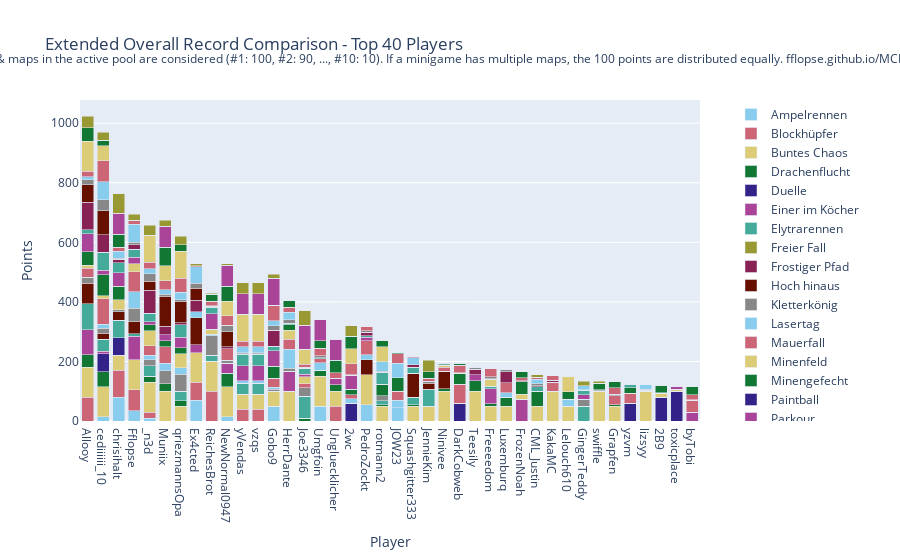

Notebook code for this chart:
### Code cell
import plotly.graph_objects as go

# Sum all columns to get the total score
outDf['Total'] = outDf.sum(axis=1)

# Sort by total score and fill N/A values with 0
outDf = outDf.sort_values(by='Total', ascending=False).fillna(0)

# Crop to top 10 players
cropDf = outDf.head(40).copy()

# Drop the 'Total' column for plotting
cropDf = cropDf.drop(columns=['Total'])

# Create a color palette
color_palette = px.colors.qualitative.Safe

# Create the stacked bar plot
fig = go.Figure()

cropDf = remove_duplicate_columns(cropDf)

for column in cropDf.columns.difference(['Player']):
    fig.add_trace(go.Bar(
        x=cropDf.index,
        y=cropDf[column],
        name=column,
        marker_color=color_palette[len(fig.data) % len(color_palette)]
    ))

# Update layout
fig.update_layout(
    barmode='stack',
    title='Extended Overall Record Comparison - Top 40 Players',
    xaxis=dict(title='Player'),
    yaxis=dict(title='Points'),
    #height=800,
    #width=1000,
    legend=dict(
        x=1.05,
        y=0.5,
        traceorder='normal',
        font=dict(size=12),
        bgcolor='rgba(255, 255, 255, 0)',
        bordercolor='rgba(0, 0, 0, 0)'
    ),
    margin=dict(r=200),  # Adjust right margin to make room for the legend
    annotations=[
        dict(
            x=0.5,
            y=1.1635,
            xref='paper',
            yref='paper',
            text='Max 100 points per minigame. Records #1 through #10 of games & maps in the active pool are considered (#1: 100, #2: 90, ..., #10: 10). If a minigame has multiple maps, the 100 points are distributed equally. fflopse.github.io/MCP-Records/data-analysis/global-ranking.ipynb',
            showarrow=False,
            font=dict(size=12),
            xanchor='center'
        )
    ]
)

fig.show()

# save the plot as an html file

fig.write_html('out/ext_overall_record_comparison.html')

### Figure 1 — Plotly figure (JSON) as saved in the notebook; plotly's stock layout.template omitted (floating-point values rounded to 4 significant figures)
{"data": [{"marker": {"color": "rgb(136, 204, 238)"}, "name": "Ampelrennen", "type": "bar", "x": ["Allooy", "cediiiiii_10", "chrisihalt", "Fflopse", "_n3d", "Muniix", "qriezmannsOpa", "Ex4cted", "ReichesBrot", "NewNormal0947", "yVendas", "vzqs", "Gobo9", "HerrDante", "Joe3346", "Umgfoin", "Ungluecklicher", "2wc", "PedroZockt", "rotmann2", "JOW23", "Squashgitter333", "JennieKim", "Ninivee", "DarkCobweb", "Teesily", "Freeeedom", "Luxemburq", "FrozenNoah", "CML_Justin", "KakaMC", "Lelouch610", "GingerTeddy", "swiffle", "Grapfen", "yzvm", "lizsyy", "2B9", "toxicplace", "byTobi"], "y": [0.0, 15.0, 80.0, 35.0, 10.0, 0.0, 0.0, 70.0, 0.0, 15.0, 0.0, 0.0, 50.0, 0.0, 0.0, 50.0, 0.0, 0.0, 55.0, 0.0, 45.0, 0.0, 0.0, 0.0, 0.0, 0.0, 0.0, 0.0, 0.0, 0.0, 0.0, 0.0, 0.0, 0.0, 0.0, 0.0, 0.0, 0.0, 0.0, 0.0]}, {"marker": {"color": "rgb(204, 102, 119)"}, "name": "Blockhüpfer", "type": "bar", "x": ["Allooy", "cediiiiii_10", "chrisihalt", "Fflopse", "_n3d", "Muniix", "qriezmannsOpa", "Ex4cted", "ReichesBrot", "NewNormal0947", "yVendas", "vzqs", "Gobo9", "HerrDante", "Joe3346", "Umgfoin", "Ungluecklicher", "2wc", "PedroZockt", "rotmann2", "JOW23", "Squashgitter333", "JennieKim", "Ninivee", "DarkCobweb", "Teesily", "Freeeedom", "Luxemburq", "FrozenNoah", "CML_Justin", "KakaMC", "Lelouch610", "GingerTeddy", "swiffle", "Grapfen", "yzvm", "lizsyy", "2B9", "toxicplace", "byTobi"], "y": [80.0, 0.0, 90.0, 70.0, 20.0, 0.0, 0.0, 60.0, 100.0, 0.0, 40.0, 40.0, 0.0, 0.0, 0.0, 0.0, 50.0, 0.0, 0.0, 0.0, 0.0, 0.0, 0.0, 0.0, 0.0, 0.0, 0.0, 0.0, 0.0, 0.0, 0.0, 0.0, 0.0, 0.0, 0.0, 0.0, 0.0, 0.0, 0.0, 0.0]}, {"marker": {"color": "rgb(221, 204, 119)"}, "name": "Buntes Chaos", "type": "bar", "x": ["Allooy", "cediiiiii_10", "chrisihalt", "Fflopse", "_n3d", "Muniix", "qriezmannsOpa", "Ex4cted", "ReichesBrot", "NewNormal0947", "yVendas", "vzqs", "Gobo9", "HerrDante", "Joe3346", "Umgfoin", "Ungluecklicher", "2wc", "PedroZockt", "rotmann2", "JOW23", "Squashgitter333", "JennieKim", "Ninivee", "DarkCobweb", "Teesily", "Freeeedom", "Luxemburq", "FrozenNoah", "CML_Justin", "KakaMC", "Lelouch610", "GingerTeddy", "swiffle", "Grapfen", "yzvm", "lizsyy", "2B9", "toxicplace", "byTobi"], "y": [100.0, 100.0, 50.0, 100.0, 100.0, 100.0, 50.0, 100.0, 100.0, 100.0, 50.0, 50.0, 50.0, 100.0, 0.0, 100.0, 50.0, 0.0, 100.0, 50.0, 0.0, 50.0, 50.0, 100.0, 0.0, 100.0, 50.0, 50.0, 0.0, 50.0, 100.0, 50.0, 0.0, 100.0, 50.0, 0.0, 100.0, 0.0, 0.0, 0.0]}, {"marker": {"color": "rgb(17, 119, 51)"}, "name": "Drachenflucht", "type": "bar", "x": ["Allooy", "cediiiiii_10", "chrisihalt", "Fflopse", "_n3d", "Muniix", "qriezmannsOpa", "Ex4cted", "ReichesBrot", "NewNormal0947", "yVendas", "vzqs", "Gobo9", "HerrDante", "Joe3346", "Umgfoin", "Ungluecklicher", "2wc", "PedroZockt", "rotmann2", "JOW23", "Squashgitter333", "JennieKim", "Ninivee", "DarkCobweb", "Teesily", "Freeeedom", "Luxemburq", "FrozenNoah", "CML_Justin", "KakaMC", "Lelouch610", "GingerTeddy", "swiffle", "Grapfen", "yzvm", "lizsyy", "2B9", "toxicplace", "byTobi"], "y": [42.5, 50.0, 0.0, 0.0, 20.0, 25.0, 17.5, 0.0, 0.0, 45.0, 0.0, 0.0, 0.0, 0.0, 10.0, 20.0, 22.5, 0.0, 0.0, 5.0, 0.0, 5.0, 0.0, 7.5, 0.0, 35.0, 7.5, 30.0, 0.0, 50.0, 0.0, 0.0, 0.0, 0.0, 5.0, 0.0, 0.0, 0.0, 0.0, 0.0]}, {"marker": {"color": "rgb(51, 34, 136)"}, "name": "Duelle", "type": "bar", "x": ["Allooy", "cediiiiii_10", "chrisihalt", "Fflopse", "_n3d", "Muniix", "qriezmannsOpa", "Ex4cted", "ReichesBrot", "NewNormal0947", "yVendas", "vzqs", "Gobo9", "HerrDante", "Joe3346", "Umgfoin", "Ungluecklicher", "2wc", "PedroZockt", "rotmann2", "JOW23", "Squashgitter333", "JennieKim", "Ninivee", "DarkCobweb", "Teesily", "Freeeedom", "Luxemburq", "FrozenNoah", "CML_Justin", "KakaMC", "Lelouch610", "GingerTeddy", "swiffle", "Grapfen", "yzvm", "lizsyy", "2B9", "toxicplace", "byTobi"], "y": [0.0, 60.0, 60.0, 0.0, 0.0, 0.0, 0.0, 0.0, 0.0, 0.0, 0.0, 0.0, 0.0, 0.0, 0.0, 0.0, 0.0, 60.0, 0.0, 0.0, 0.0, 0.0, 0.0, 0.0, 60.0, 0.0, 0.0, 0.0, 0.0, 0.0, 0.0, 0.0, 0.0, 0.0, 0.0, 60.0, 0.0, 80.0, 100.0, 0.0]}, {"marker": {"color": "rgb(170, 68, 153)"}, "name": "Einer im Köcher", "type": "bar", "x": ["Allooy", "cediiiiii_10", "chrisihalt", "Fflopse", "_n3d", "Muniix", "qriezmannsOpa", "Ex4cted", "ReichesBrot", "NewNormal0947", "yVendas", "vzqs", "Gobo9", "HerrDante", "Joe3346", "Umgfoin", "Ungluecklicher", "2wc", "PedroZockt", "rotmann2", "JOW23", "Squashgitter333", "JennieKim", "Ninivee", "DarkCobweb", "Teesily", "Freeeedom", "Luxemburq", "FrozenNoah", "CML_Justin", "KakaMC", "Lelouch610", "GingerTeddy", "swiffle", "Grapfen", "yzvm", "lizsyy", "2B9", "toxicplace", "byTobi"], "y": [83.33, 10.0, 0.0, 80.0, 0.0, 0.0, 0.0, 26.67, 0.0, 33.33, 0.0, 0.0, 0.0, 66.67, 0.0, 0.0, 20.0, 0.0, 0.0, 0.0, 0.0, 0.0, 0.0, 0.0, 0.0, 20.0, 50.0, 0.0, 73.33, 0.0, 0.0, 0.0, 0.0, 0.0, 0.0, 0.0, 0.0, 0.0, 0.0, 30.0]}, {"marker": {"color": "rgb(68, 170, 153)"}, "name": "Elytrarennen", "type": "bar", "x": ["Allooy", "cediiiiii_10", "chrisihalt", "Fflopse", "_n3d", "Muniix", "qriezmannsOpa", "Ex4cted", "ReichesBrot", "NewNormal0947", "yVendas", "vzqs", "Gobo9", "HerrDante", "Joe3346", "Umgfoin", "Ungluecklicher", "2wc", "PedroZockt", "rotmann2", "JOW23", "Squashgitter333", "JennieKim", "Ninivee", "DarkCobweb", "Teesily", "Freeeedom", "Luxemburq", "FrozenNoah", "CML_Justin", "KakaMC", "Lelouch610", "GingerTeddy", "swiffle", "Grapfen", "yzvm", "lizsyy", "2B9", "toxicplace", "byTobi"], "y": [87.5, 40.0, 57.5, 7.5, 35.0, 0.0, 32.5, 0.0, 20.0, 0.0, 37.5, 37.5, 0.0, 0.0, 72.5, 0.0, 0.0, 0.0, 0.0, 12.5, 0.0, 25.0, 0.0, 0.0, 0.0, 0.0, 10.0, 0.0, 0.0, 15.0, 0.0, 0.0, 50.0, 0.0, 0.0, 0.0, 0.0, 0.0, 0.0, 0.0]}, {"marker": {"color": "rgb(153, 153, 51)"}, "name": "Freier Fall", "type": "bar", "x": ["Allooy", "cediiiiii_10", "chrisihalt", "Fflopse", "_n3d", "Muniix", "qriezmannsOpa", "Ex4cted", "ReichesBrot", "NewNormal0947", "yVendas", "vzqs", "Gobo9", "HerrDante", "Joe3346", "Umgfoin", "Ungluecklicher", "2wc", "PedroZockt", "rotmann2", "JOW23", "Squashgitter333", "JennieKim", "Ninivee", "DarkCobweb", "Teesily", "Freeeedom", "Luxemburq", "FrozenNoah", "CML_Justin", "KakaMC", "Lelouch610", "GingerTeddy", "swiffle", "Grapfen", "yzvm", "lizsyy", "2B9", "toxicplace", "byTobi"], "y": [0.0, 0.0, 0.0, 0.0, 0.0, 0.0, 0.0, 0.0, 0.0, 0.0, 0.0, 0.0, 0.0, 0.0, 0.0, 0.0, 0.0, 0.0, 0.0, 0.0, 0.0, 0.0, 0.0, 0.0, 0.0, 0.0, 0.0, 0.0, 0.0, 0.0, 0.0, 0.0, 0.0, 0.0, 0.0, 0.0, 0.0, 0.0, 0.0, 0.0]}, {"marker": {"color": "rgb(136, 34, 85)"}, "name": "Frostiger Pfad", "type": "bar", "x": ["Allooy", "cediiiiii_10", "chrisihalt", "Fflopse", "_n3d", "Muniix", "qriezmannsOpa", "Ex4cted", "ReichesBrot", "NewNormal0947", "yVendas", "vzqs", "Gobo9", "HerrDante", "Joe3346", "Umgfoin", "Ungluecklicher", "2wc", "PedroZockt", "rotmann2", "JOW23", "Squashgitter333", "JennieKim", "Ninivee", "DarkCobweb", "Teesily", "Freeeedom", "Luxemburq", "FrozenNoah", "CML_Justin", "KakaMC", "Lelouch610", "GingerTeddy", "swiffle", "Grapfen", "yzvm", "lizsyy", "2B9", "toxicplace", "byTobi"], "y": [0.0, 0.0, 0.0, 0.0, 0.0, 0.0, 0.0, 0.0, 0.0, 0.0, 0.0, 0.0, 0.0, 0.0, 0.0, 0.0, 0.0, 0.0, 0.0, 0.0, 0.0, 0.0, 0.0, 0.0, 0.0, 0.0, 0.0, 0.0, 0.0, 0.0, 0.0, 0.0, 0.0, 0.0, 0.0, 0.0, 0.0, 0.0, 0.0, 0.0]}, {"marker": {"color": "rgb(102, 17, 0)"}, "name": "Hoch hinaus", "type": "bar", "x": ["Allooy", "cediiiiii_10", "chrisihalt", "Fflopse", "_n3d", "Muniix", "qriezmannsOpa", "Ex4cted", "ReichesBrot", "NewNormal0947", "yVendas", "vzqs", "Gobo9", "HerrDante", "Joe3346", "Umgfoin", "Ungluecklicher", "2wc", "PedroZockt", "rotmann2", "JOW23", "Squashgitter333", "JennieKim", "Ninivee", "DarkCobweb", "Teesily", "Freeeedom", "Luxemburq", "FrozenNoah", "CML_Justin", "KakaMC", "Lelouch610", "GingerTeddy", "swiffle", "Grapfen", "yzvm", "lizsyy", "2B9", "toxicplace", "byTobi"], "y": [70.0, 20.0, 30.0, 40.0, 0.0, 0.0, 0.0, 90.0, 0.0, 0.0, 0.0, 0.0, 0.0, 0.0, 0.0, 0.0, 0.0, 0.0, 50.0, 0.0, 0.0, 80.0, 0.0, 60.0, 0.0, 0.0, 0.0, 0.0, 0.0, 0.0, 0.0, 0.0, 0.0, 0.0, 0.0, 0.0, 0.0, 0.0, 0.0, 0.0]}, {"marker": {"color": "rgb(136, 136, 136)"}, "name": "Kletterkönig", "type": "bar", "x": ["Allooy", "cediiiiii_10", "chrisihalt", "Fflopse", "_n3d", "Muniix", "qriezmannsOpa", "Ex4cted", "ReichesBrot", "NewNormal0947", "yVendas", "vzqs", "Gobo9", "HerrDante", "Joe3346", "Umgfoin", "Ungluecklicher", "2wc", "PedroZockt", "rotmann2", "JOW23", "Squashgitter333", "JennieKim", "Ninivee", "DarkCobweb", "Teesily", "Freeeedom", "Luxemburq", "FrozenNoah", "CML_Justin", "KakaMC", "Lelouch610", "GingerTeddy", "swiffle", "Grapfen", "yzvm", "lizsyy", "2B9", "toxicplace", "byTobi"], "y": [20.0, 16.67, 6.667, 46.67, 20.0, 43.33, 56.67, 0.0, 66.67, 10.0, 0.0, 0.0, 6.667, 10.0, 30.0, 0.0, 0.0, 0.0, 0.0, 16.67, 0.0, 0.0, 0.0, 0.0, 0.0, 0.0, 0.0, 0.0, 0.0, 0.0, 0.0, 0.0, 23.33, 0.0, 0.0, 0.0, 0.0, 0.0, 0.0, 0.0]}, {"marker": {"color": "rgb(136, 204, 238)"}, "name": "Lasertag", "type": "bar", "x": ["Allooy", "cediiiiii_10", "chrisihalt", "Fflopse", "_n3d", "Muniix", "qriezmannsOpa", "Ex4cted", "ReichesBrot", "NewNormal0947", "yVendas", "vzqs", "Gobo9", "HerrDante", "Joe3346", "Umgfoin", "Ungluecklicher", "2wc", "PedroZockt", "rotmann2", "JOW23", "Squashgitter333", "JennieKim", "Ninivee", "DarkCobweb", "Teesily", "Freeeedom", "Luxemburq", "FrozenNoah", "CML_Justin", "KakaMC", "Lelouch610", "GingerTeddy", "swiffle", "Grapfen", "yzvm", "lizsyy", "2B9", "toxicplace", "byTobi"], "y": [0.0, 12.5, 0.0, 55.0, 15.0, 25.0, 22.5, 20.0, 5.0, 0.0, 7.5, 7.5, 7.5, 65.0, 0.0, 25.0, 0.0, 15.0, 17.5, 0.0, 25.0, 0.0, 0.0, 0.0, 0.0, 0.0, 0.0, 15.0, 0.0, 0.0, 0.0, 22.5, 0.0, 0.0, 0.0, 0.0, 0.0, 0.0, 0.0, 0.0]}, {"marker": {"color": "rgb(204, 102, 119)"}, "name": "Mauerfall", "type": "bar", "x": ["Allooy", "cediiiiii_10", "chrisihalt", "Fflopse", "_n3d", "Muniix", "qriezmannsOpa", "Ex4cted", "ReichesBrot", "NewNormal0947", "yVendas", "vzqs", "Gobo9", "HerrDante", "Joe3346", "Umgfoin", "Ungluecklicher", "2wc", "PedroZockt", "rotmann2", "JOW23", "Squashgitter333", "JennieKim", "Ninivee", "DarkCobweb", "Teesily", "Freeeedom", "Luxemburq", "FrozenNoah", "CML_Justin", "KakaMC", "Lelouch610", "GingerTeddy", "swiffle", "Grapfen", "yzvm", "lizsyy", "2B9", "toxicplace", "byTobi"], "y": [30.0, 86.67, 0.0, 66.67, 33.33, 56.67, 0.0, 0.0, 0.0, 40.0, 0.0, 0.0, 30.0, 33.33, 13.33, 13.33, 0.0, 13.33, 46.67, 0.0, 30.0, 0.0, 0.0, 13.33, 63.33, 0.0, 0.0, 33.33, 0.0, 0.0, 30.0, 0.0, 0.0, 0.0, 30.0, 33.33, 0.0, 0.0, 0.0, 40.0]}, {"marker": {"color": "rgb(221, 204, 119)"}, "name": "Minenfeld", "type": "bar", "x": ["Allooy", "cediiiiii_10", "chrisihalt", "Fflopse", "_n3d", "Muniix", "qriezmannsOpa", "Ex4cted", "ReichesBrot", "NewNormal0947", "yVendas", "vzqs", "Gobo9", "HerrDante", "Joe3346", "Umgfoin", "Ungluecklicher", "2wc", "PedroZockt", "rotmann2", "JOW23", "Squashgitter333", "JennieKim", "Ninivee", "DarkCobweb", "Teesily", "Freeeedom", "Luxemburq", "FrozenNoah", "CML_Justin", "KakaMC", "Lelouch610", "GingerTeddy", "swiffle", "Grapfen", "yzvm", "lizsyy", "2B9", "toxicplace", "byTobi"], "y": [10.0, 10.0, 33.33, 26.67, 50.0, 0.0, 46.67, 0.0, 16.67, 0.0, 0.0, 0.0, 0.0, 30.0, 23.33, 0.0, 0.0, 0.0, 0.0, 0.0, 0.0, 0.0, 0.0, 6.667, 0.0, 0.0, 23.33, 0.0, 16.67, 0.0, 0.0, 0.0, 0.0, 0.0, 0.0, 0.0, 0.0, 13.33, 6.667, 0.0]}, {"marker": {"color": "rgb(17, 119, 51)"}, "name": "Minengefecht", "type": "bar", "x": ["Allooy", "cediiiiii_10", "chrisihalt", "Fflopse", "_n3d", "Muniix", "qriezmannsOpa", "Ex4cted", "ReichesBrot", "NewNormal0947", "yVendas", "vzqs", "Gobo9", "HerrDante", "Joe3346", "Umgfoin", "Ungluecklicher", "2wc", "PedroZockt", "rotmann2", "JOW23", "Squashgitter333", "JennieKim", "Ninivee", "DarkCobweb", "Teesily", "Freeeedom", "Luxemburq", "FrozenNoah", "CML_Justin", "KakaMC", "Lelouch610", "GingerTeddy", "swiffle", "Grapfen", "yzvm", "lizsyy", "2B9", "toxicplace", "byTobi"], "y": [45.0, 70.0, 45.0, 0.0, 20.0, 20.0, 20.0, 0.0, 0.0, 0.0, 0.0, 0.0, 40.0, 17.5, 0.0, 0.0, 0.0, 17.5, 0.0, 40.0, 45.0, 0.0, 0.0, 0.0, 37.5, 0.0, 0.0, 0.0, 42.5, 0.0, 0.0, 25.0, 0.0, 0.0, 0.0, 17.5, 0.0, 0.0, 0.0, 0.0]}, {"marker": {"color": "rgb(51, 34, 136)"}, "name": "Paintball", "type": "bar", "x": ["Allooy", "cediiiiii_10", "chrisihalt", "Fflopse", "_n3d", "Muniix", "qriezmannsOpa", "Ex4cted", "ReichesBrot", "NewNormal0947", "yVendas", "vzqs", "Gobo9", "HerrDante", "Joe3346", "Umgfoin", "Ungluecklicher", "2wc", "PedroZockt", "rotmann2", "JOW23", "Squashgitter333", "JennieKim", "Ninivee", "DarkCobweb", "Teesily", "Freeeedom", "Luxemburq", "FrozenNoah", "CML_Justin", "KakaMC", "Lelouch610", "GingerTeddy", "swiffle", "Grapfen", "yzvm", "lizsyy", "2B9", "toxicplace", "byTobi"], "y": [0.0, 0.0, 0.0, 0.0, 0.0, 0.0, 0.0, 0.0, 0.0, 0.0, 0.0, 0.0, 0.0, 0.0, 0.0, 0.0, 0.0, 0.0, 0.0, 0.0, 0.0, 0.0, 0.0, 0.0, 0.0, 0.0, 0.0, 0.0, 0.0, 0.0, 0.0, 0.0, 0.0, 0.0, 0.0, 0.0, 0.0, 0.0, 0.0, 0.0]}, {"marker": {"color": "rgb(170, 68, 153)"}, "name": "Parkour", "type": "bar", "x": ["Allooy", "cediiiiii_10", "chrisihalt", "Fflopse", "_n3d", "Muniix", "qriezmannsOpa", "Ex4cted", "ReichesBrot", "NewNormal0947", "yVendas", "vzqs", "Gobo9", "HerrDante", "Joe3346", "Umgfoin", "Ungluecklicher", "2wc", "PedroZockt", "rotmann2", "JOW23", "Squashgitter333", "JennieKim", "Ninivee", "DarkCobweb", "Teesily", "Freeeedom", "Luxemburq", "FrozenNoah", "CML_Justin", "KakaMC", "Lelouch610", "GingerTeddy", "swiffle", "Grapfen", "yzvm", "lizsyy", "2B9", "toxicplace", "byTobi"], "y": [60.0, 15.0, 45.0, 22.5, 10.0, 20.0, 35.0, 0.0, 52.5, 0.0, 50.0, 50.0, 52.5, 0.0, 7.5, 0.0, 0.0, 47.5, 12.5, 0.0, 0.0, 0.0, 0.0, 0.0, 0.0, 0.0, 0.0, 0.0, 0.0, 0.0, 0.0, 0.0, 15.0, 0.0, 0.0, 0.0, 0.0, 0.0, 10.0, 0.0]}, {"marker": {"color": "rgb(68, 170, 153)"}, "name": "Pferderennen", "type": "bar", "x": ["Allooy", "cediiiiii_10", "chrisihalt", "Fflopse", "_n3d", "Muniix", "qriezmannsOpa", "Ex4cted", "ReichesBrot", "NewNormal0947", "yVendas", "vzqs", "Gobo9", "HerrDante", "Joe3346", "Umgfoin", "Ungluecklicher", "2wc", "PedroZockt", "rotmann2", "JOW23", "Squashgitter333", "JennieKim", "Ninivee", "DarkCobweb", "Teesily", "Freeeedom", "Luxemburq", "FrozenNoah", "CML_Justin", "KakaMC", "Lelouch610", "GingerTeddy", "swiffle", "Grapfen", "yzvm", "lizsyy", "2B9", "toxicplace", "byTobi"], "y": [13.33, 60.0, 33.33, 26.67, 28.33, 0.0, 41.67, 0.0, 21.67, 0.0, 38.33, 38.33, 15.0, 3.333, 20.0, 3.333, 0.0, 0.0, 5.0, 38.33, 0.0, 20.0, 55.0, 0.0, 0.0, 0.0, 0.0, 0.0, 0.0, 0.0, 0.0, 0.0, 15.0, 0.0, 0.0, 13.33, 3.333, 0.0, 0.0, 0.0]}, {"marker": {"color": "rgb(153, 153, 51)"}, "name": "Reihenfolge", "type": "bar", "x": ["Allooy", "cediiiiii_10", "chrisihalt", "Fflopse", "_n3d", "Muniix", "qriezmannsOpa", "Ex4cted", "ReichesBrot", "NewNormal0947", "yVendas", "vzqs", "Gobo9", "HerrDante", "Joe3346", "Umgfoin", "Ungluecklicher", "2wc", "PedroZockt", "rotmann2", "JOW23", "Squashgitter333", "JennieKim", "Ninivee", "DarkCobweb", "Teesily", "Freeeedom", "Luxemburq", "FrozenNoah", "CML_Justin", "KakaMC", "Lelouch610", "GingerTeddy", "swiffle", "Grapfen", "yzvm", "lizsyy", "2B9", "toxicplace", "byTobi"], "y": [0.0, 0.0, 0.0, 0.0, 0.0, 0.0, 0.0, 0.0, 0.0, 0.0, 0.0, 0.0, 0.0, 0.0, 0.0, 0.0, 0.0, 0.0, 0.0, 0.0, 0.0, 0.0, 0.0, 0.0, 0.0, 0.0, 0.0, 0.0, 0.0, 0.0, 0.0, 0.0, 0.0, 0.0, 0.0, 0.0, 0.0, 0.0, 0.0, 0.0]}, {"marker": {"color": "rgb(136, 34, 85)"}, "name": "Replika", "type": "bar", "x": ["Allooy", "cediiiiii_10", "chrisihalt", "Fflopse", "_n3d", "Muniix", "qriezmannsOpa", "Ex4cted", "ReichesBrot", "NewNormal0947", "yVendas", "vzqs", "Gobo9", "HerrDante", "Joe3346", "Umgfoin", "Ungluecklicher", "2wc", "PedroZockt", "rotmann2", "JOW23", "Squashgitter333", "JennieKim", "Ninivee", "DarkCobweb", "Teesily", "Freeeedom", "Luxemburq", "FrozenNoah", "CML_Justin", "KakaMC", "Lelouch610", "GingerTeddy", "swiffle", "Grapfen", "yzvm", "lizsyy", "2B9", "toxicplace", "byTobi"], "y": [92.2, 59.66, 11.78, 15.25, 77.03, 28.98, 8.051, 38.81, 3.051, 6.78, 1.949, 1.949, 53.73, 2.797, 0.339, 0.0, 0.0, 1.949, 11.02, 0.5085, 0.5085, 8.22, 2.288, 0.0, 0.0, 18.81, 1.017, 37.8, 0.0, 3.983, 4.407, 0.7627, 0.2542, 1.525, 0.0, 0.0, 0.8475, 0.0, 0.0, 0.0]}, {"marker": {"color": "rgb(102, 17, 0)"}, "name": "Runterpurzeln", "type": "bar", "x": ["Allooy", "cediiiiii_10", "chrisihalt", "Fflopse", "_n3d", "Muniix", "qriezmannsOpa", "Ex4cted", "ReichesBrot", "NewNormal0947", "yVendas", "vzqs", "Gobo9", "HerrDante", "Joe3346", "Umgfoin", "Ungluecklicher", "2wc", "PedroZockt", "rotmann2", "JOW23", "Squashgitter333", "JennieKim", "Ninivee", "DarkCobweb", "Teesily", "Freeeedom", "Luxemburq", "FrozenNoah", "CML_Justin", "KakaMC", "Lelouch610", "GingerTeddy", "swiffle", "Grapfen", "yzvm", "lizsyy", "2B9", "toxicplace", "byTobi"], "y": [60.0, 80.0, 0.0, 0.0, 30.0, 100.0, 70.0, 40.0, 0.0, 50.0, 0.0, 0.0, 0.0, 0.0, 0.0, 0.0, 0.0, 0.0, 0.0, 0.0, 0.0, 0.0, 20.0, 0.0, 0.0, 0.0, 0.0, 0.0, 0.0, 0.0, 0.0, 0.0, 0.0, 0.0, 0.0, 0.0, 0.0, 0.0, 0.0, 0.0]}, {"marker": {"color": "rgb(136, 136, 136)"}, "name": "Sammelwahn", "type": "bar", "x": ["Allooy", "cediiiiii_10", "chrisihalt", "Fflopse", "_n3d", "Muniix", "qriezmannsOpa", "Ex4cted", "ReichesBrot", "NewNormal0947", "yVendas", "vzqs", "Gobo9", "HerrDante", "Joe3346", "Umgfoin", "Ungluecklicher", "2wc", "PedroZockt", "rotmann2", "JOW23", "Squashgitter333", "JennieKim", "Ninivee", "DarkCobweb", "Teesily", "Freeeedom", "Luxemburq", "FrozenNoah", "CML_Justin", "KakaMC", "Lelouch610", "GingerTeddy", "swiffle", "Grapfen", "yzvm", "lizsyy", "2B9", "toxicplace", "byTobi"], "y": [16.74, 37.91, 4.419, 8.605, 25.35, 7.209, 6.047, 16.74, 2.093, 20.93, 4.186, 4.186, 14.19, 11.4, 3.953, 8.14, 0.9302, 0.0, 4.651, 3.721, 0.4651, 0.0, 6.047, 1.395, 1.395, 6.047, 6.977, 8.372, 2.326, 6.744, 2.558, 0.4651, 1.628, 2.791, 4.419, 0.0, 2.791, 2.326, 0.0, 1.163]}, {"marker": {"color": "rgb(136, 204, 238)"}, "name": "Schießstand", "type": "bar", "x": ["Allooy", "cediiiiii_10", "chrisihalt", "Fflopse", "_n3d", "Muniix", "qriezmannsOpa", "Ex4cted", "ReichesBrot", "NewNormal0947", "yVendas", "vzqs", "Gobo9", "HerrDante", "Joe3346", "Umgfoin", "Ungluecklicher", "2wc", "PedroZockt", "rotmann2", "JOW23", "Squashgitter333", "JennieKim", "Ninivee", "DarkCobweb", "Teesily", "Freeeedom", "Luxemburq", "FrozenNoah", "CML_Justin", "KakaMC", "Lelouch610", "GingerTeddy", "swiffle", "Grapfen", "yzvm", "lizsyy", "2B9", "toxicplace", "byTobi"], "y": [10.0, 60.0, 22.5, 60.0, 17.5, 15.0, 25.0, 55.0, 0.0, 0.0, 20.0, 20.0, 17.5, 25.0, 0.0, 0.0, 0.0, 0.0, 0.0, 32.5, 47.5, 25.0, 0.0, 0.0, 0.0, 0.0, 0.0, 0.0, 0.0, 15.0, 0.0, 0.0, 12.5, 0.0, 0.0, 0.0, 15.0, 0.0, 0.0, 0.0]}, {"marker": {"color": "rgb(204, 102, 119)"}, "name": "Skywars", "type": "bar", "x": ["Allooy", "cediiiiii_10", "chrisihalt", "Fflopse", "_n3d", "Muniix", "qriezmannsOpa", "Ex4cted", "ReichesBrot", "NewNormal0947", "yVendas", "vzqs", "Gobo9", "HerrDante", "Joe3346", "Umgfoin", "Ungluecklicher", "2wc", "PedroZockt", "rotmann2", "JOW23", "Squashgitter333", "JennieKim", "Ninivee", "DarkCobweb", "Teesily", "Freeeedom", "Luxemburq", "FrozenNoah", "CML_Justin", "KakaMC", "Lelouch610", "GingerTeddy", "swiffle", "Grapfen", "yzvm", "lizsyy", "2B9", "toxicplace", "byTobi"], "y": [18.33, 70.0, 13.33, 13.33, 21.67, 30.0, 48.33, 3.333, 15.0, 31.67, 18.33, 18.33, 51.67, 16.67, 10.0, 25.0, 18.33, 36.67, 13.33, 0.0, 31.67, 3.333, 10.0, 0.0, 25.0, 0.0, 26.67, 0.0, 10.0, 6.667, 16.67, 0.0, 0.0, 0.0, 21.67, 0.0, 0.0, 0.0, 0.0, 16.67]}, {"marker": {"color": "rgb(221, 204, 119)"}, "name": "Spleef", "type": "bar", "x": ["Allooy", "cediiiiii_10", "chrisihalt", "Fflopse", "_n3d", "Muniix", "qriezmannsOpa", "Ex4cted", "ReichesBrot", "NewNormal0947", "yVendas", "vzqs", "Gobo9", "HerrDante", "Joe3346", "Umgfoin", "Ungluecklicher", "2wc", "PedroZockt", "rotmann2", "JOW23", "Squashgitter333", "JennieKim", "Ninivee", "DarkCobweb", "Teesily", "Freeeedom", "Luxemburq", "FrozenNoah", "CML_Justin", "KakaMC", "Lelouch610", "GingerTeddy", "swiffle", "Grapfen", "yzvm", "lizsyy", "2B9", "toxicplace", "byTobi"], "y": [100.0, 50.0, 0.0, 0.0, 90.0, 50.0, 90.0, 0.0, 0.0, 50.0, 90.0, 90.0, 0.0, 0.0, 50.0, 0.0, 0.0, 50.0, 0.0, 50.0, 0.0, 0.0, 0.0, 0.0, 0.0, 0.0, 0.0, 0.0, 0.0, 0.0, 0.0, 50.0, 0.0, 0.0, 0.0, 0.0, 0.0, 0.0, 0.0, 0.0]}, {"marker": {"color": "rgb(17, 119, 51)"}, "name": "Survivalgames", "type": "bar", "x": ["Allooy", "cediiiiii_10", "chrisihalt", "Fflopse", "_n3d", "Muniix", "qriezmannsOpa", "Ex4cted", "ReichesBrot", "NewNormal0947", "yVendas", "vzqs", "Gobo9", "HerrDante", "Joe3346", "Umgfoin", "Ungluecklicher", "2wc", "PedroZockt", "rotmann2", "JOW23", "Squashgitter333", "JennieKim", "Ninivee", "DarkCobweb", "Teesily", "Freeeedom", "Luxemburq", "FrozenNoah", "CML_Justin", "KakaMC", "Lelouch610", "GingerTeddy", "swiffle", "Grapfen", "yzvm", "lizsyy", "2B9", "toxicplace", "byTobi"], "y": [45.0, 20.0, 45.0, 0.0, 0.0, 62.5, 22.5, 0.0, 22.5, 50.0, 0.0, 0.0, 0.0, 22.5, 0.0, 25.0, 42.5, 42.5, 0.0, 20.0, 5.0, 0.0, 22.5, 5.0, 5.0, 0.0, 0.0, 0.0, 22.5, 0.0, 0.0, 0.0, 0.0, 22.5, 20.0, 0.0, 0.0, 25.0, 0.0, 27.5]}, {"marker": {"color": "rgb(51, 34, 136)"}, "name": "Todeswürfel", "type": "bar", "x": ["Allooy", "cediiiiii_10", "chrisihalt", "Fflopse", "_n3d", "Muniix", "qriezmannsOpa", "Ex4cted", "ReichesBrot", "NewNormal0947", "yVendas", "vzqs", "Gobo9", "HerrDante", "Joe3346", "Umgfoin", "Ungluecklicher", "2wc", "PedroZockt", "rotmann2", "JOW23", "Squashgitter333", "JennieKim", "Ninivee", "DarkCobweb", "Teesily", "Freeeedom", "Luxemburq", "FrozenNoah", "CML_Justin", "KakaMC", "Lelouch610", "GingerTeddy", "swiffle", "Grapfen", "yzvm", "lizsyy", "2B9", "toxicplace", "byTobi"], "y": [0.0, 0.0, 0.0, 0.0, 0.0, 0.0, 0.0, 0.0, 0.0, 0.0, 0.0, 0.0, 0.0, 0.0, 0.0, 0.0, 0.0, 0.0, 0.0, 0.0, 0.0, 0.0, 0.0, 0.0, 0.0, 0.0, 0.0, 0.0, 0.0, 0.0, 0.0, 0.0, 0.0, 0.0, 0.0, 0.0, 0.0, 0.0, 0.0, 0.0]}, {"marker": {"color": "rgb(170, 68, 153)"}, "name": "Turmroulette", "type": "bar", "x": ["Allooy", "cediiiiii_10", "chrisihalt", "Fflopse", "_n3d", "Muniix", "qriezmannsOpa", "Ex4cted", "ReichesBrot", "NewNormal0947", "yVendas", "vzqs", "Gobo9", "HerrDante", "Joe3346", "Umgfoin", "Ungluecklicher", "2wc", "PedroZockt", "rotmann2", "JOW23", "Squashgitter333", "JennieKim", "Ninivee", "DarkCobweb", "Teesily", "Freeeedom", "Luxemburq", "FrozenNoah", "CML_Justin", "KakaMC", "Lelouch610", "GingerTeddy", "swiffle", "Grapfen", "yzvm", "lizsyy", "2B9", "toxicplace", "byTobi"], "y": [0.0, 0.0, 70.0, 0.0, 0.0, 70.0, 0.0, 0.0, 0.0, 70.0, 70.0, 70.0, 90.0, 0.0, 80.0, 70.0, 70.0, 0.0, 0.0, 0.0, 0.0, 0.0, 0.0, 0.0, 0.0, 0.0, 0.0, 0.0, 0.0, 0.0, 0.0, 0.0, 0.0, 0.0, 0.0, 0.0, 0.0, 0.0, 0.0, 0.0]}, {"marker": {"color": "rgb(68, 170, 153)"}, "name": "Waffenfolge", "type": "bar", "x": ["Allooy", "cediiiiii_10", "chrisihalt", "Fflopse", "_n3d", "Muniix", "qriezmannsOpa", "Ex4cted", "ReichesBrot", "NewNormal0947", "yVendas", "vzqs", "Gobo9", "HerrDante", "Joe3346", "Umgfoin", "Ungluecklicher", "2wc", "PedroZockt", "rotmann2", "JOW23", "Squashgitter333", "JennieKim", "Ninivee", "DarkCobweb", "Teesily", "Freeeedom", "Luxemburq", "FrozenNoah", "CML_Justin", "KakaMC", "Lelouch610", "GingerTeddy", "swiffle", "Grapfen", "yzvm", "lizsyy", "2B9", "toxicplace", "byTobi"], "y": [0.0, 0.0, 0.0, 0.0, 0.0, 0.0, 0.0, 0.0, 0.0, 0.0, 0.0, 0.0, 0.0, 0.0, 0.0, 0.0, 0.0, 0.0, 0.0, 0.0, 0.0, 0.0, 0.0, 0.0, 0.0, 0.0, 0.0, 0.0, 0.0, 0.0, 0.0, 0.0, 0.0, 0.0, 0.0, 0.0, 0.0, 0.0, 0.0, 0.0]}, {"marker": {"color": "rgb(153, 153, 51)"}, "name": "Wettrennen", "type": "bar", "x": ["Allooy", "cediiiiii_10", "chrisihalt", "Fflopse", "_n3d", "Muniix", "qriezmannsOpa", "Ex4cted", "ReichesBrot", "NewNormal0947", "yVendas", "vzqs", "Gobo9", "HerrDante", "Joe3346", "Umgfoin", "Ungluecklicher", "2wc", "PedroZockt", "rotmann2", "JOW23", "Squashgitter333", "JennieKim", "Ninivee", "DarkCobweb", "Teesily", "Freeeedom", "Luxemburq", "FrozenNoah", "CML_Justin", "KakaMC", "Lelouch610", "GingerTeddy", "swiffle", "Grapfen", "yzvm", "lizsyy", "2B9", "toxicplace", "byTobi"], "y": [40.0, 26.0, 66.0, 20.0, 34.0, 20.0, 28.0, 8.0, 4.0, 6.0, 36.0, 36.0, 14.0, 0.0, 50.0, 0.0, 0.0, 36.0, 0.0, 0.0, 0.0, 0.0, 38.0, 0.0, 0.0, 0.0, 0.0, 0.0, 0.0, 8.0, 0.0, 0.0, 16.0, 6.0, 0.0, 0.0, 0.0, 0.0, 0.0, 0.0]}], "layout": {"annotations": [{"font": {"size": 12}, "showarrow": false, "text": "Max 100 points per minigame. Records #1 through #10 of games & maps in the active pool are considered (#1: 100, #2: 90, ..., #10: 10). If a minigame has multiple maps, the 100 points are distributed equally. fflopse.github.io/MCP-Records/data-analysis/global-ranking.ipynb", "x": 0.5, "xanchor": "center", "xref": "paper", "y": 1.163, "yref": "paper"}], "barmode": "stack", "legend": {"bgcolor": "rgba(255, 255, 255, 0)", "bordercolor": "rgba(0, 0, 0, 0)", "font": {"size": 12}, "traceorder": "normal", "x": 1.05, "y": 0.5}, "margin": {"r": 200}, "title": {"text": "Extended Overall Record Comparison - Top 40 Players"}, "xaxis": {"title": {"text": "Player"}}, "yaxis": {"title": {"text": "Points"}}}}
